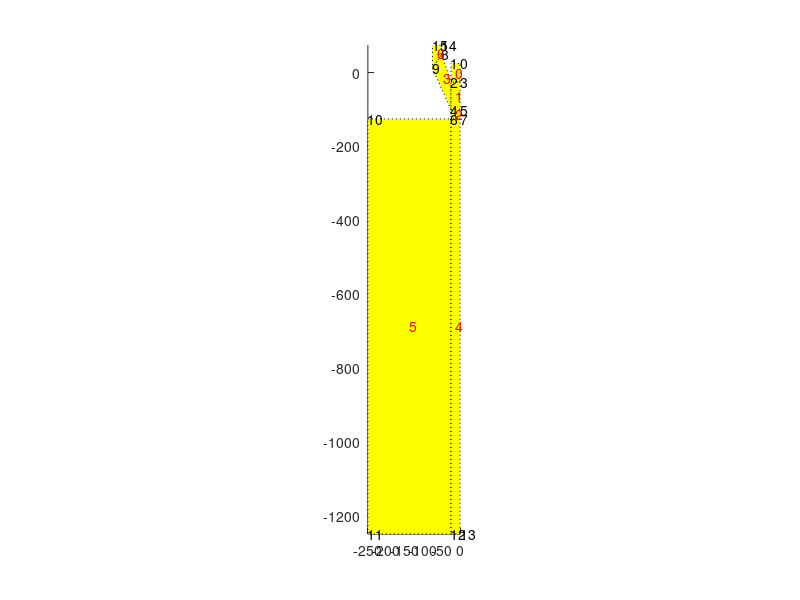

Reproduce this figure in MATLAB.
x = ...
    [          0          20 
    -20          20 
    -20         -20 
    0         -20 
    -20         -80 
    0         -80
    -20         -100
    0         -100
    -40          40
    -60          10
    -200         -100
    -200       -1000
    -20       -1000
    0       -1000
    -40          60
    -60          60];
x = x*5/4;

conn = [...
    0  1  2  3
    3  2  4  5
    5  4  6  7
    2  8  9  4
    7  6 12 13
    6 10 11 12
    8 14 15 9]+1;
clf
patch('vertices',x,'faces',conn,'faceColor','yellow','linestyle',':')
axis equal
for i = 1:length(x)
    text(x(i,1),x(i,2),num2str(i-1,' %i'));
end
for i = 1:length(conn)
    text(mean(x(conn(i,:),1)),mean(x(conn(i,:),2)),num2str(i-1,'%i'),'color','r')
end
axis([min(x(:,1)) max(x(:,1)) min(x(:,2)) max(x(:,2))])
filename = 'blockMeshDict';
if (exist(filename))
    delete(filename);
end
diary(filename)
fprintf('FoamFile\n{\n\tversion\t\t\t2.0;\n\tformat\t\t\tascii;\n\troot\t\t\t"";\n\tcase\t\t\t"";\n\tinstance\t\t"";\n\tlocal\t\t\t"";\n');
fprintf('\tclass\t\t\tdictionary;\n\tobject\t\t\tblockMeshDict;\n}\n\nconvertToMeters\t0.000001;\n\n');
% vertices
vertices = [x x(:,1)/25;x -x(:,1)/25];
fprintf('vertices\n(\n');
fprintf('\t(%f %f %f)\n',vertices')
fprintf(');\n\n');

% blocks
var = 25;
cells = [var 2*var 1
    var 3*var 1
    var var 1
    2*var 3*var 1
    var 46*var 1
    4*var 46*var 1
    1*var 3*var 1];
grad = [1 1 1;1 1 1;1 1 1;1 1 1;1 1 1;3 1 1;1 1 1];
blocks = [conn-1 max(conn(:))+conn-1];
fprintf('blocks\n(\n');
fprintf('\thex (%2i\t%2i\t%2i\t%2i\t%2i\t%2i\t%2i\t%2i)\t(%3i\t%3i\t%3i) simpleGrading (%3i\t%3i\t%3i)\n',[blocks cells grad]');

% edges
fprintf(');\n\nedges\n(');
fprintf('\tarc %i %i (%f %f %f)\n', 4, 9,vertices(10,:)-[0 .01 0])
fprintf('\tarc %i %i (%f %f %f)\n', 16+4,9+16, vertices(26,:)-[0 .01 0])
fprintf('\tarc %i %i (%f %f %f)\n', 8, 2,vertices(9,:)-[0 .01 0])
fprintf('\tarc %i %i (%f %f %f)\n', 16+8,2+16, vertices(9+16,:)-[0 .01 0])
fprintf('\n);\n');

% front
fprintf('\n\nboundary\n(\n\tfront\n\t{\n\t\ttype wedge;\n\t\tfaces\t\t\n\t\t(\n')
fprintf('\t\t\t(%2i\t%2i\t%2i\t%2i)\n',blocks(:,8:-1:5)');
fprintf('\t\t);\n\t}\n');

% back
fprintf('\n\tback\n\t{\n\t\ttype wedge;\n\t\tfaces\t\t\n\t\t(\n')
fprintf('\t\t\t(%2i\t%2i\t%2i\t%2i)\n',blocks(:,1:4)');
fprintf('\t\t);\n\t}\n');

bc = @(x) [x(1:end-1)' x(2:end)' [x(2:end)' x(1:end-1)']+max(conn(:))]';
% atmosphere
fprintf('\n\toutlet_pressure\n\t{\n\t\ttype patch;\n\t\tfaces\t\t\n\t\t(\n')
fprintf('\t\t\t(%2i\t%2i\t%2i\t%2i)\n',bc([13 12 11 10]));
fprintf('\t\t);\n\t}\n');

% walls
fprintf('\n\twall\n\t{\n\t\ttype wall;\n\t\tfaces\t\t\n\t\t(\n')
fprintf('\t\t\t(%2i\t%2i\t%2i\t%2i)\n',[bc([10 6 4 9 15]) bc([14 8 2 1])]);
fprintf('\t\t);\n\t}\n');

% inlet_helium
fprintf('\n\tinlet_helium\n\t{\n\t\ttype patch;\n\t\tfaces\t\t\n\t\t(\n')
fprintf('\t\t\t(%2i\t%2i\t%2i\t%2i)\n',bc([15 14]));
fprintf('\t\t);\n\t}\n');


% inlet
fprintf('\n\tinlet_water\n\t{\n\t\ttype patch;\n\t\tfaces\t\t\n\t\t(\n')
fprintf('\t\t\t(%2i\t%2i\t%2i\t%2i)\n',bc([1 0]));
fprintf('\t\t);\n\t}\n');


% axis
fprintf('\n\taxis\n\t{\n\t\ttype empty;\n\t\tfaces\t\t\n\t\t(\n')
fprintf('\t\t\t(%2i\t%2i\t%2i\t%2i)\n',bc([0 3 5 7 13]));
fprintf('\t\t);\n\t}\n');

fprintf(');\n\nmergePatchPairs\n(\n);\n');
diary off;